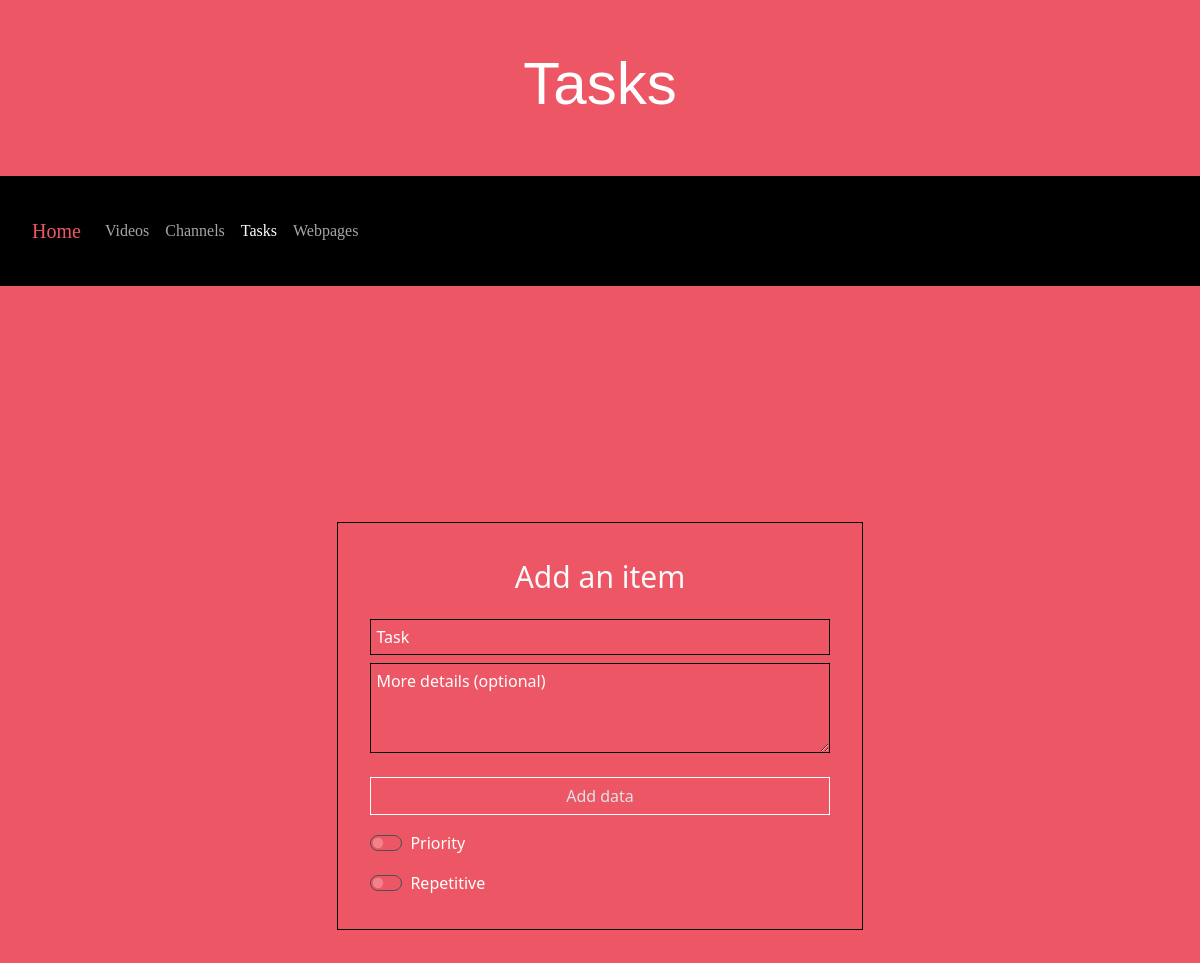
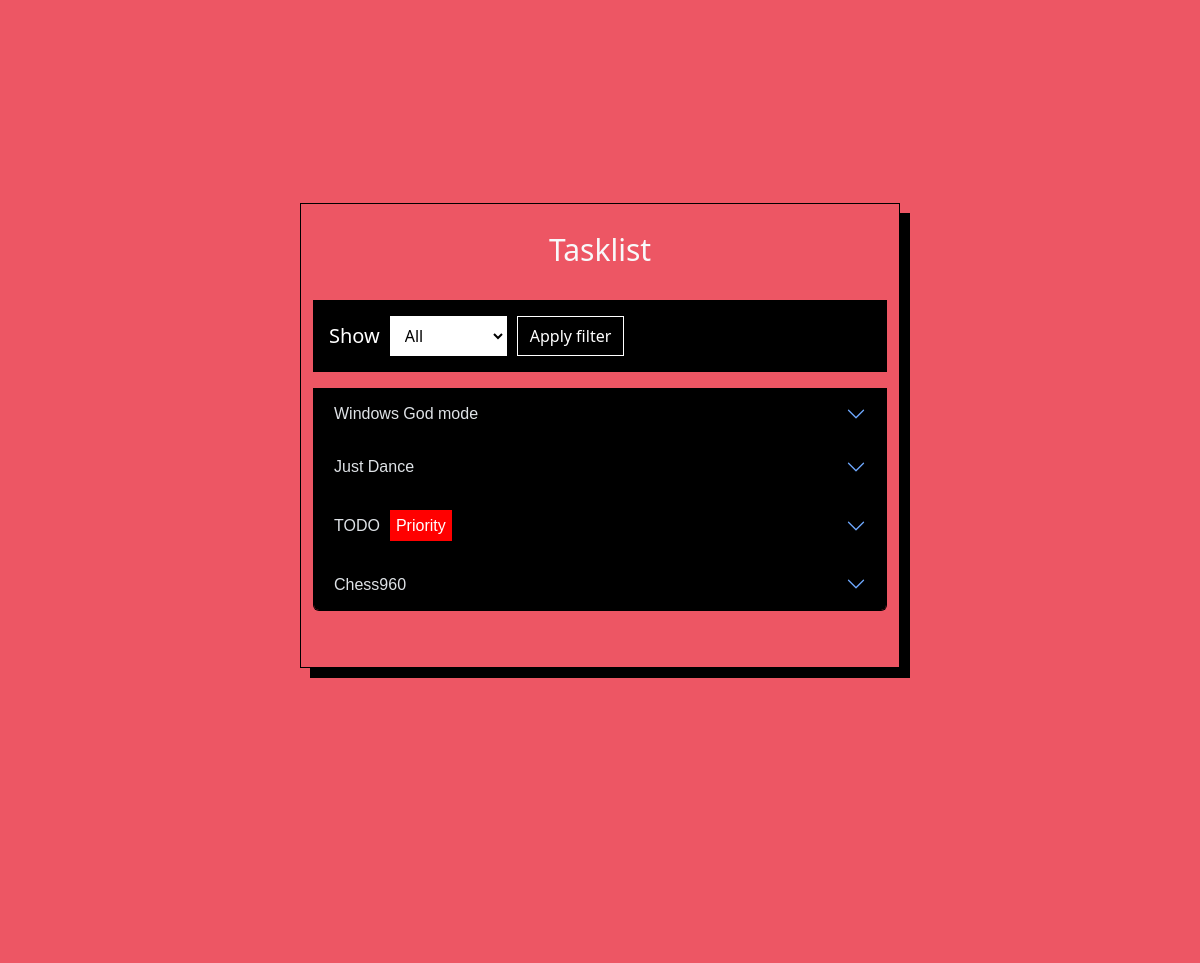
The page /tasks on the database its author committed (2 pictures, top to bottom).
### tables this page shows
CREATE TABLE Task(
    task_id INTEGER PRIMARY KEY AUTOINCREMENT, 
    task_text TEXT NOT NULL, 
    task_details TEXT, 
    is_priority BOOLEAN,
    is_repetitive BOOLEAN,
    creation_date TEXT, 

    user_id INTEGER, 
    FOREIGN KEY (user_id) REFERENCES User(user_id)
);

### dependencies/controller_task.py (the view)
@task_blueprint.route("/tasks")
def tasks_get():
    data = DTO.get_all_records("Task")
    return render_template(
        "tasks.html",
        tasks=data,
        filter_option="All"
    )

### dependencies/Database_transfer.py (called while the page is built)
    def _connect(self) -> None:
        self._db_connection = sqlite3.connect(self.db_path)
        self._cursor = self._db_connection.cursor()
        print(f"\nConnected to database, '{self.db_path}'")

    def _terminate(self) -> None:
        self._cursor.close()
        self._db_connection.close()
        print("\nConnection terminated")

    def get_all_records(self, table:str) -> None | list:
        self._connect()
        self._cursor.execute(f"SELECT * FROM {table}")
        all_records = self._cursor.fetchall()
        self._terminate()
        all_records.reverse()
        return all_records

### templates/tasks.html (shortened to what this page needs)
<html lang="en" data-bs-theme="dark">
<head>
    <link rel="stylesheet" href="{{ url_for('static', filename='bootstrap/bootstrap-icons.css') }}">
    <link href="{{ url_for('static', filename='bootstrap/bootstrap.min.css') }}" rel="stylesheet">
    <link rel="stylesheet" href="{{ url_for('static', filename='css/main.css') }}">
    <link rel="stylesheet" href="{{ url_for('static', filename='css/form-elements.css') }}">
    <link rel="stylesheet" href="{{ url_for('static', filename='css/page-tasks.css') }}">
</head>
<body>
    <header class="center">
        <div>
            <h1 class="p-5 text-center">Tasks</h1>
        </div>
    </header>
    <nav class="navbar navbar-expand-lg sticky-top">
        <div class="container-fluid">
            <a class="navbar-brand" href="{{ url_for('controller.home') }}">Home</a>
            <div class="collapse navbar-collapse" id="navbarText">
                <ul class="navbar-nav me-auto mb-2 mb-lg-0 ">
                    <li class="nav-item">
                        <a class="nav-link" href="{{ url_for('controller_video.videos_get') }}">Videos</a>
                    </li>
                    <li class="nav-item">
                        <a class="nav-link" href="{{ url_for('controller_channel.channels_get') }}">Channels</a>
                    </li>
                    <li class="nav-item">
                        <a class="nav-link active" href="#">Tasks</a>
                    </li>
                     <li class="nav-item">
                        <a class="nav-link" href="{{ url_for('controller_webpage.webpages_get') }}">Webpages</a>
                    </li>
                </ul>
            </div>
        </div>
    </nav>
    <main>
        <div class="flash-message d-flex justify-content-center">
        </div>
        <section class="center">
            <div>
                <div class="collection center">
                    <form action="/tasks" method="POST" class="">
                        <h6 class="display-6 mt-1 mb-4 text-light text-center">Add an item</h6>
                        <div class="mb-3">
                            <input type="text" name="task-text" class="w-100 mb-2" placeholder="Task" />
                            <textarea name="task-details" class="w-100 mb-2" placeholder="More details (optional)"></textarea>
                        </div>
                        <button type="submit" class="btn w-100">
                            Add data
                        </button>
                        <div class="form-check form-switch mt-3">
                            <input class="form-check-input" name="is-priority"
                            type="checkbox" role="switch" id="switch1" value="yes">
                            <label class="form-check-label" for="switch1">Priority</label>
                        </div>
                        <div class="form-check form-switch mt-3">
                            <input class="form-check-input" name="is-repetitive"
                            type="checkbox" role="switch" id="switch2" value="yes">
                            <label class="form-check-label" for="switch2">Repetitive</label>
                        </div>
                    </form>
                </div>
            </div>
        </section>
        <section id="section-read">
           <div class="container py-4">
            <h6 class="display-6 mt-1 mb-4 text-light text-center">Tasklist</h6>
                <div class="accordion" id="accordionExample">
                    <div class="mb-3 px-3 py-3 filter-block">
                        <form action="/tasks-filter" method="POST" class="d-flex align-items-center">
                          <label class="lead" for="">Show</label>
                          <select name="task-filter">
                            <option value="{{ filter_option }}">{{ filter_option }}</option>
                          </select>
                          <button type="submit" id="filter-btn" class="btn btn-outline-light">Apply filter</button>
                        </form>
                    </div>
                    {% for task in tasks %}
                    <div class="accordion-item">
                        <h2 class="accordion-header">
                          <button class="accordion-button collapsed" type="button"
                            data-bs-toggle="collapse" data-bs-target="#collapse{{ task[0] }}"
                            aria-expanded="false">
                            {{ task[1] }}
                            {% if task[3] %}
                                <strong>Priority</strong>
                            {% endif %}
                          </button>
                        </h2>
                    </div>
                    {% endfor %}
                </div>
           </div>
        </section>
    </main>
</body>
</html>

### static/css/main.css (style rules this page uses)
:root { --bg-color:#ed5664; }
* { margin: 0; padding: 0; box-sizing: border-box; transition: 400ms ease; }
body { background-image: url(../img/bg.jpg); background-position: center; background-size: cover; background-attachment: fixed; background-repeat: no-repeat; }
.center { display: flex; justify-content: center; align-items: center; }
header { background-color: var(--bg-color); }
header h1 { font-family: 'Orbitron', sans-serif; padding: 8vh 20px 20px 20px; font-style: normal; font-size: 60px; color: rgb(255, 255, 255); }
main { background-image: none; background-color: var(--bg-color); }
section { min-height: 100vh; padding: 40px 20px; color: white; transition: 400ms ease; }
.display-6 { font-size: 30px; font-family: 100; }
.navbar { background-color: rgba(0, 0, 0); padding:10px 20px; font-weight: 100; }
.navbar .nav-link { font-family: 'Orbitron'; outline:none; border:none; }
.navbar .navbar-brand { font-family: 'Orbitron'; font-style: normal; line-height: 10vh; color:var(--bg-color); transition: 400ms ease; }

### static/css/form-elements.css (style rules this page uses)
:root { --bg-color:#ed5664; --color1:black; --color2:white; }
main { overflow-x: hidden; }
main .flash-message { background-color: var(--bg-color); color: var(--color2); padding:20px 10px; }
section input::placeholder { color: var(--color2); }
section input { background-color: transparent; border: 1px solid var(--color1); outline: none; padding: 5px; font-weight: 300; margin-bottom: 5px; }
section textarea::placeholder { color:var(--color2); }
section textarea { background-color: transparent; border: 1px solid var(--color1); outline: none; padding: 5px; font-weight: 300; margin-bottom: 5px; min-height: 90px; max-height: 300px; }
section .collection { color: var(--color2); margin: 0px; }
section .collection form { width: fit-content; background-color: transparent; padding: 4vh 4vh; margin: 10px; border: 1px solid var(--color1); }
section .collection .btn { border-radius: 0px; border: 1px solid var(--color2); font-weight: 100; }
section select { background-color: transparent; border: 1px solid var(--color1); padding: 5px 10px; font-weight: 300; outline: none; }
section option { background-color: var(--color1); font-weight: 300; }
.filter-block { background-color: var(--color1); transition: 400ms ease; }
.filter-block select { border: 1px solid var(--color2); height: 40px; margin-left: 10px; background-color: var(--color2); color: var(--color1); }
.filter-block .btn { border-radius: 0px; height: 40px; margin: 0px 0px 0px 10px; border: 1px solid var(--color2); transition: 400ms ease; }
#filter-btn { border:1px solid var(--color2); color: var(--color2); }
#section-read .container { max-width: 600px; box-shadow: 10px 10px 0px var(--color1); border:1px solid var(--color1); }
.form-check-input { background-color: transparent; }
.accordion { margin: 4vh 0px; }
.accordion-item { background-color:rgb(248, 60, 85); border: 1px solid var(--color1); margin: 20px 10px; }
.accordion-button { background-color: var(--color1); border: none; font-weight: 100; font-size: 16px; }
.accordion .btn-outline-light { border:1px solid var(--color1); color: var(--color1); }

### static/css/page-tasks.css (style rules this page uses)
.accordion-button { font-family: 'Orbitron', sans-serif; background-color: rgba(0, 0, 0); }
.accordion-item { margin:0; }
.accordion-button strong { padding: 5px; color: rgb(255, 255, 255); background-color: red; font-size: 16px; border: 1px solid red; margin: 0px 10px; }
.container .btn-outline-light { border:1px solid var(--color1); color: black; }

### rows shown on the page
Task: task_text "Windows God mode"
Task: task_text "Just Dance"
Task: task_text "TODO", is_priority "Priority"
Task: task_text "Chess960"

### other values the page prints
form field task-filter "All"
